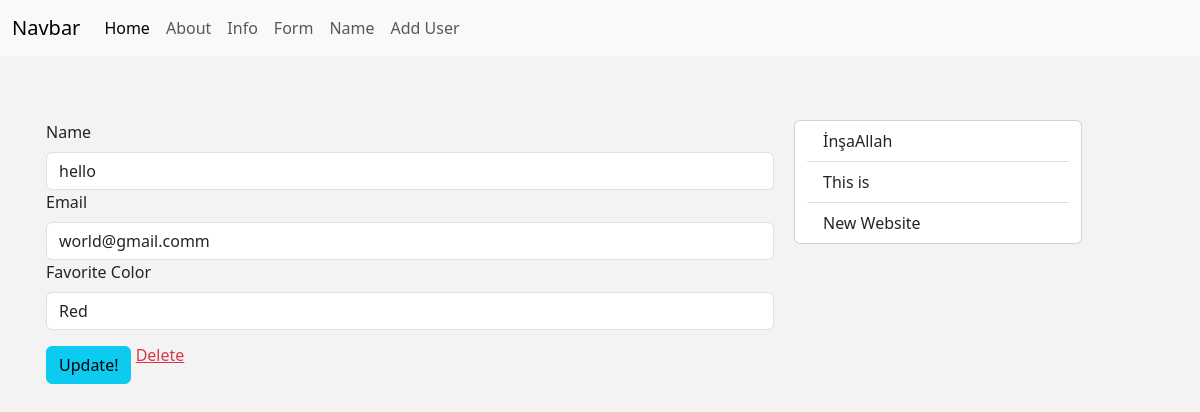
The page /user/1 on the database as committed earlier.
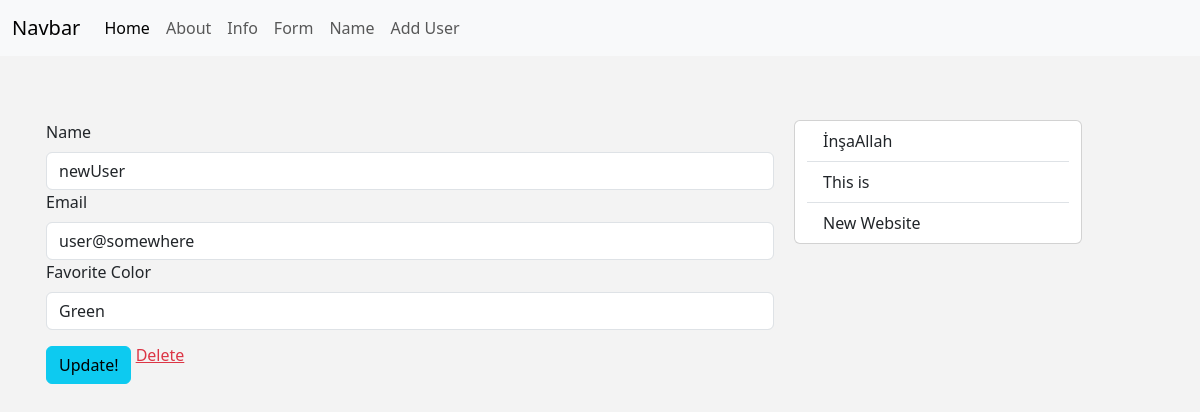
The same page on the database as committed later.
### main.py (models this page shows, shortened)
class Users(db.Model):
	id = db.Column(db.Integer, primary_key = True)
	name = db.Column(db.String(55), nullable = False)
	email = db.Column(db.String(125), nullable = False, unique = True)
	date_added = db.Column(db.DateTime, default = datetime.utcnow)
	favorite_color = db.Column(db.String(25))

### main.py (the view, shortened to what this page needs)
@app.route("/user/<int:id>", methods = ["GET", "POST"])
def get_user(id):
	if request.method == "GET":
		user = Users.query.get_or_404(id)
		return render_template("update_user.html", user = user)
	else:
		return redirect(url_for("add_user"))

### templates/update_user.html
{% extends 'base.html' %}
{% block content %}
	<form class="form" method="POST" action="">
		<label for="name" class="form-label">Name</label>
		<input type="text" class="form-control" value="{{user.name}}" placeholder="{{user.name}}" name="name">
		<label for="email" class="form-label">Email</label>
		<input type="text" class="form-control" value="{{user.email}}" placeholder="{{user.email}}" name="email">
		<label for="favorite_color" class="form-label">Favorite Color</label>
		<input type="text" class="form-control" value="{{user.favorite_color}}" placeholder="{{user.favorite_color}}" name="favorite_color">
			<input type="submit" value="Update!" class="btn btn-info mt-3">
			<a class="link-danger mt-5" href="{{url_for('delete_user', id = user.id)}}">Delete</a>
	</form>
{% endblock content%}

### templates/base.html (shortened to what this page needs)
<!DOCTYPE html>
<html lang="en">
  <head>
    <link
      href="https://cdn.jsdelivr.net/npm/bootstrap@5.3.3/dist/css/bootstrap.min.css"
      rel="stylesheet"
    />
	<link rel="stylesheet" href="{{url_for('static', filename='css/style.css')}}">
  </head>
  <body>
    {% include 'navbar.html' %}
    <div class="container">
      <div class="row mt-5">
        <div class="col-8 p-3">
          <div class="row">{% block content %} {% endblock content %}</div>
        </div>
        <div class="col-4 p-3">
          <div class="row">
            <div class="card" style="width: 18rem;">
              <ul class="list-group list-group-flush">
                <li class="list-group-item">İnşaAllah</li>
                <li class="list-group-item">This is</li>
                <li class="list-group-item">New Website</li>
              </ul>
            </div>
          </div>
        </div>
      </div>
    </div>
  </body>
</html>

### templates/navbar.html (shortened to what this page needs)
<nav class="navbar navbar-expand-lg bg-body-tertiary bg-dark">
	<div class="container-fluid">
	  <a class="navbar-brand" href="{{url_for('index')}}">Navbar</a>
	  <div class="collapse navbar-collapse" id="navbarNav">
		<ul class="navbar-nav">
		  <li class="nav-item">
			<a class="nav-link active" aria-current="page" href="{{url_for('index')}}">Home</a>
		  </li>
		  <li class="nav-item">
			<a class="nav-link" href="{{url_for('about')}}">About</a>
		  </li>
		  <li class="nav-item">
			<a class="nav-link" href="{{url_for('info')}}">Info</a>
		  </li>
		  <li class="nav-item">
			<a class="nav-link" href="{{url_for('form')}}">Form</a>
		  </li>
		  <li class="nav-item">
			<a class="nav-link" href="{{url_for('name')}}">Name</a>
		  </li>
		  <li class="nav-item">
			<a class="nav-link" href="{{url_for('add_user')}}">Add User</a>
		  </li>
		</ul>
	  </div>
	</div>
  </nav>

### static/css/style.css (style rules this page uses)
body { background-color: rgb(243, 243, 243); }

Rows that differ between the two databases and show on the page:
changed Users: name "hello" → "newUser"; email "world@gmail.comm" → "user@somewhere"; favorite_color "Red" → "Green"
